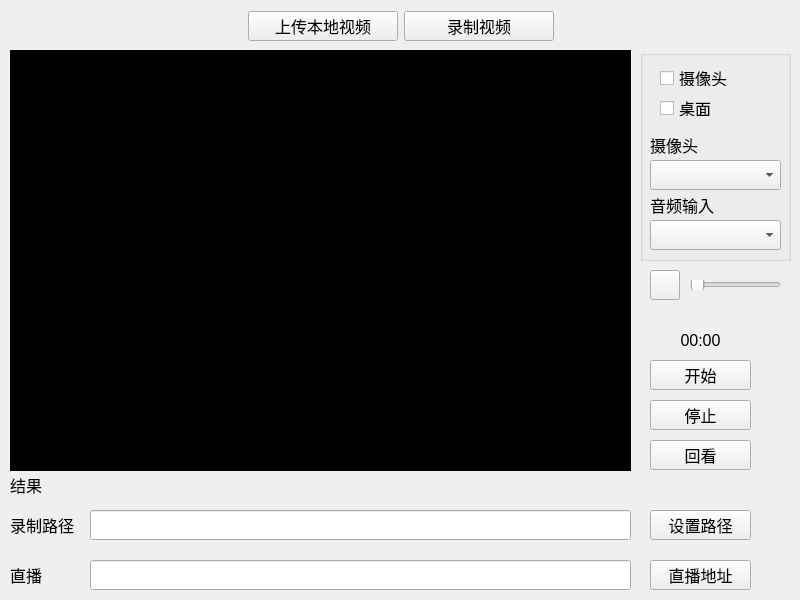
<?xml version="1.0" encoding="UTF-8"?>
<ui version="4.0">
 <class>UploadDialog</class>
 <widget class="QDialog" name="UploadDialog">
  <property name="geometry">
   <rect>
    <x>0</x>
    <y>0</y>
    <width>800</width>
    <height>600</height>
   </rect>
  </property>
  <property name="minimumSize">
   <size>
    <width>800</width>
    <height>600</height>
   </size>
  </property>
  <property name="maximumSize">
   <size>
    <width>800</width>
    <height>600</height>
   </size>
  </property>
  <property name="font">
   <font>
    <pointsize>12</pointsize>
   </font>
  </property>
  <property name="windowTitle">
   <string>Dialog</string>
  </property>
  <widget class="QStackedWidget" name="sw_page">
   <property name="geometry">
    <rect>
     <x>10</x>
     <y>50</y>
     <width>791</width>
     <height>541</height>
    </rect>
   </property>
   <property name="currentIndex">
    <number>1</number>
   </property>
   <widget class="QWidget" name="page_1">
    <widget class="QLabel" name="lb_introduce">
     <property name="geometry">
      <rect>
       <x>110</x>
       <y>20</y>
       <width>531</width>
       <height>60</height>
      </rect>
     </property>
     <property name="font">
      <font>
       <pointsize>12</pointsize>
      </font>
     </property>
     <property name="text">
      <string>上传视频限制大小为50MB , 格式flv 或mp4
为了增加视频热点, 上传时请勾选标签</string>
     </property>
    </widget>
    <widget class="QLineEdit" name="le_path">
     <property name="geometry">
      <rect>
       <x>30</x>
       <y>90</y>
       <width>621</width>
       <height>30</height>
      </rect>
     </property>
     <property name="readOnly">
      <bool>true</bool>
     </property>
    </widget>
    <widget class="QPushButton" name="pb_view">
     <property name="geometry">
      <rect>
       <x>670</x>
       <y>90</y>
       <width>81</width>
       <height>30</height>
      </rect>
     </property>
     <property name="text">
      <string>浏览</string>
     </property>
    </widget>
    <widget class="QLabel" name="lb_jpg">
     <property name="geometry">
      <rect>
       <x>30</x>
       <y>130</y>
       <width>54</width>
       <height>30</height>
      </rect>
     </property>
     <property name="text">
      <string>缩略图</string>
     </property>
    </widget>
    <widget class="QLabel" name="lb_process">
     <property name="geometry">
      <rect>
       <x>30</x>
       <y>500</y>
       <width>91</width>
       <height>30</height>
      </rect>
     </property>
     <property name="text">
      <string>上传进度</string>
     </property>
    </widget>
    <widget class="QProgressBar" name="pgb_upload">
     <property name="geometry">
      <rect>
       <x>130</x>
       <y>500</y>
       <width>521</width>
       <height>30</height>
      </rect>
     </property>
     <property name="maximum">
      <number>100</number>
     </property>
     <property name="value">
      <number>0</number>
     </property>
     <property name="alignment">
      <set>Qt::AlignCenter</set>
     </property>
    </widget>
    <widget class="QPushButton" name="pb_beginUpload">
     <property name="geometry">
      <rect>
       <x>670</x>
       <y>500</y>
       <width>81</width>
       <height>30</height>
      </rect>
     </property>
     <property name="text">
      <string>开始上传</string>
     </property>
    </widget>
    <widget class="QCheckBox" name="cb_video">
     <property name="geometry">
      <rect>
       <x>670</x>
       <y>370</y>
       <width>95</width>
       <height>22</height>
      </rect>
     </property>
     <property name="text">
      <string>影视</string>
     </property>
    </widget>
    <widget class="QCheckBox" name="cb_food">
     <property name="geometry">
      <rect>
       <x>670</x>
       <y>170</y>
       <width>95</width>
       <height>22</height>
      </rect>
     </property>
     <property name="text">
      <string>美食</string>
     </property>
    </widget>
    <widget class="QCheckBox" name="cb_dance">
     <property name="geometry">
      <rect>
       <x>670</x>
       <y>290</y>
       <width>95</width>
       <height>22</height>
      </rect>
     </property>
     <property name="text">
      <string>舞蹈</string>
     </property>
    </widget>
    <widget class="QCheckBox" name="cb_outside">
     <property name="geometry">
      <rect>
       <x>670</x>
       <y>410</y>
       <width>95</width>
       <height>22</height>
      </rect>
     </property>
     <property name="text">
      <string>户外</string>
     </property>
    </widget>
    <widget class="QCheckBox" name="cb_ennegy">
     <property name="geometry">
      <rect>
       <x>670</x>
       <y>250</y>
       <width>95</width>
       <height>22</height>
      </rect>
     </property>
     <property name="text">
      <string>正能量</string>
     </property>
    </widget>
    <widget class="QCheckBox" name="cb_music">
     <property name="geometry">
      <rect>
       <x>670</x>
       <y>330</y>
       <width>95</width>
       <height>22</height>
      </rect>
     </property>
     <property name="text">
      <string>歌曲</string>
     </property>
    </widget>
    <widget class="QCheckBox" name="cb_funny">
     <property name="geometry">
      <rect>
       <x>670</x>
       <y>210</y>
       <width>95</width>
       <height>22</height>
      </rect>
     </property>
     <property name="text">
      <string>搞笑</string>
     </property>
    </widget>
    <widget class="QCheckBox" name="cb_edu">
     <property name="geometry">
      <rect>
       <x>670</x>
       <y>450</y>
       <width>95</width>
       <height>22</height>
      </rect>
     </property>
     <property name="text">
      <string>教育</string>
     </property>
    </widget>
    <widget class="QLabel" name="lb_gif">
     <property name="geometry">
      <rect>
       <x>30</x>
       <y>170</y>
       <width>631</width>
       <height>320</height>
      </rect>
     </property>
     <property name="styleSheet">
      <string notr="true">background-color: rgb(0, 0, 0);</string>
     </property>
     <property name="text">
      <string/>
     </property>
     <property name="alignment">
      <set>Qt::AlignCenter</set>
     </property>
    </widget>
   </widget>
   <widget class="QWidget" name="page_2">
    <widget class="VideoItem" name="wdg_videoItem" native="true">
     <property name="geometry">
      <rect>
       <x>0</x>
       <y>0</y>
       <width>621</width>
       <height>421</height>
      </rect>
     </property>
     <property name="styleSheet">
      <string notr="true">background-color: rgb(0, 0, 0);</string>
     </property>
    </widget>
    <widget class="QLabel" name="lb_res">
     <property name="geometry">
      <rect>
       <x>0</x>
       <y>420</y>
       <width>621</width>
       <height>30</height>
      </rect>
     </property>
     <property name="text">
      <string>结果</string>
     </property>
    </widget>
    <widget class="QLabel" name="lb_recPath">
     <property name="geometry">
      <rect>
       <x>0</x>
       <y>460</y>
       <width>81</width>
       <height>30</height>
      </rect>
     </property>
     <property name="text">
      <string>录制路径</string>
     </property>
    </widget>
    <widget class="QLabel" name="lb_broadcast">
     <property name="geometry">
      <rect>
       <x>0</x>
       <y>510</y>
       <width>54</width>
       <height>30</height>
      </rect>
     </property>
     <property name="text">
      <string>直播</string>
     </property>
    </widget>
    <widget class="QLineEdit" name="le_savePath">
     <property name="geometry">
      <rect>
       <x>80</x>
       <y>460</y>
       <width>541</width>
       <height>30</height>
      </rect>
     </property>
     <property name="readOnly">
      <bool>true</bool>
     </property>
    </widget>
    <widget class="QLineEdit" name="le_broadcast">
     <property name="geometry">
      <rect>
       <x>80</x>
       <y>510</y>
       <width>541</width>
       <height>30</height>
      </rect>
     </property>
     <property name="readOnly">
      <bool>true</bool>
     </property>
    </widget>
    <widget class="QGroupBox" name="videoGroup">
     <property name="geometry">
      <rect>
       <x>630</x>
       <y>0</y>
       <width>151</width>
       <height>211</height>
      </rect>
     </property>
     <property name="title">
      <string/>
     </property>
     <widget class="QCheckBox" name="cb_cam">
      <property name="geometry">
       <rect>
        <x>20</x>
        <y>20</y>
        <width>71</width>
        <height>16</height>
       </rect>
      </property>
      <property name="text">
       <string>摄像头</string>
      </property>
     </widget>
     <widget class="QCheckBox" name="cb_desk">
      <property name="geometry">
       <rect>
        <x>20</x>
        <y>50</y>
        <width>71</width>
        <height>16</height>
       </rect>
      </property>
      <property name="text">
       <string>桌面</string>
      </property>
     </widget>
     <widget class="QLabel" name="lb_video">
      <property name="geometry">
       <rect>
        <x>10</x>
        <y>80</y>
        <width>54</width>
        <height>30</height>
       </rect>
      </property>
      <property name="text">
       <string>摄像头</string>
      </property>
     </widget>
     <widget class="QLabel" name="lb_audio">
      <property name="geometry">
       <rect>
        <x>10</x>
        <y>140</y>
        <width>71</width>
        <height>30</height>
       </rect>
      </property>
      <property name="text">
       <string>音频输入</string>
      </property>
     </widget>
     <widget class="QComboBox" name="cbx_cam">
      <property name="geometry">
       <rect>
        <x>10</x>
        <y>110</y>
        <width>131</width>
        <height>30</height>
       </rect>
      </property>
     </widget>
     <widget class="QComboBox" name="cbx_audio">
      <property name="geometry">
       <rect>
        <x>10</x>
        <y>170</y>
        <width>131</width>
        <height>30</height>
       </rect>
      </property>
     </widget>
    </widget>
    <widget class="QPushButton" name="pb_voice">
     <property name="geometry">
      <rect>
       <x>640</x>
       <y>220</y>
       <width>30</width>
       <height>30</height>
      </rect>
     </property>
     <property name="text">
      <string/>
     </property>
    </widget>
    <widget class="QSlider" name="slider_volumn">
     <property name="geometry">
      <rect>
       <x>680</x>
       <y>230</y>
       <width>91</width>
       <height>10</height>
      </rect>
     </property>
     <property name="orientation">
      <enum>Qt::Horizontal</enum>
     </property>
    </widget>
    <widget class="QPushButton" name="pb_recordBegin">
     <property name="geometry">
      <rect>
       <x>640</x>
       <y>310</y>
       <width>101</width>
       <height>30</height>
      </rect>
     </property>
     <property name="text">
      <string>开始</string>
     </property>
    </widget>
    <widget class="QPushButton" name="pb_recordEnd">
     <property name="geometry">
      <rect>
       <x>640</x>
       <y>350</y>
       <width>101</width>
       <height>30</height>
      </rect>
     </property>
     <property name="text">
      <string>停止</string>
     </property>
    </widget>
    <widget class="QPushButton" name="pb_see">
     <property name="geometry">
      <rect>
       <x>640</x>
       <y>390</y>
       <width>101</width>
       <height>30</height>
      </rect>
     </property>
     <property name="text">
      <string>回看</string>
     </property>
    </widget>
    <widget class="QPushButton" name="pb_savePath">
     <property name="geometry">
      <rect>
       <x>640</x>
       <y>460</y>
       <width>101</width>
       <height>30</height>
      </rect>
     </property>
     <property name="text">
      <string>设置路径</string>
     </property>
    </widget>
    <widget class="QPushButton" name="pb_rtmpUrl">
     <property name="geometry">
      <rect>
       <x>640</x>
       <y>510</y>
       <width>101</width>
       <height>30</height>
      </rect>
     </property>
     <property name="text">
      <string>直播地址</string>
     </property>
    </widget>
    <widget class="QLabel" name="lb_recTime">
     <property name="geometry">
      <rect>
       <x>640</x>
       <y>275</y>
       <width>101</width>
       <height>30</height>
      </rect>
     </property>
     <property name="text">
      <string>00:00</string>
     </property>
     <property name="alignment">
      <set>Qt::AlignCenter</set>
     </property>
    </widget>
   </widget>
  </widget>
  <widget class="QWidget" name="layoutWidget">
   <property name="geometry">
    <rect>
     <x>0</x>
     <y>10</y>
     <width>801</width>
     <height>32</height>
    </rect>
   </property>
   <layout class="QHBoxLayout" name="horizontalLayout">
    <item>
     <spacer name="horizontalSpacer">
      <property name="orientation">
       <enum>Qt::Horizontal</enum>
      </property>
      <property name="sizeHint" stdset="0">
       <size>
        <width>40</width>
        <height>20</height>
       </size>
      </property>
     </spacer>
    </item>
    <item>
     <widget class="QPushButton" name="pb_page1">
      <property name="minimumSize">
       <size>
        <width>150</width>
        <height>30</height>
       </size>
      </property>
      <property name="maximumSize">
       <size>
        <width>150</width>
        <height>30</height>
       </size>
      </property>
      <property name="text">
       <string>上传本地视频</string>
      </property>
     </widget>
    </item>
    <item>
     <widget class="QPushButton" name="pb_page2">
      <property name="minimumSize">
       <size>
        <width>150</width>
        <height>30</height>
       </size>
      </property>
      <property name="maximumSize">
       <size>
        <width>150</width>
        <height>30</height>
       </size>
      </property>
      <property name="text">
       <string>录制视频</string>
      </property>
     </widget>
    </item>
    <item>
     <spacer name="horizontalSpacer_2">
      <property name="orientation">
       <enum>Qt::Horizontal</enum>
      </property>
      <property name="sizeHint" stdset="0">
       <size>
        <width>40</width>
        <height>20</height>
       </size>
      </property>
     </spacer>
    </item>
   </layout>
  </widget>
 </widget>
 <customwidgets>
  <customwidget>
   <class>VideoItem</class>
   <extends>QWidget</extends>
   <header location="global">videoitem.h</header>
   <container>1</container>
  </customwidget>
 </customwidgets>
 <resources/>
 <connections/>
</ui>
